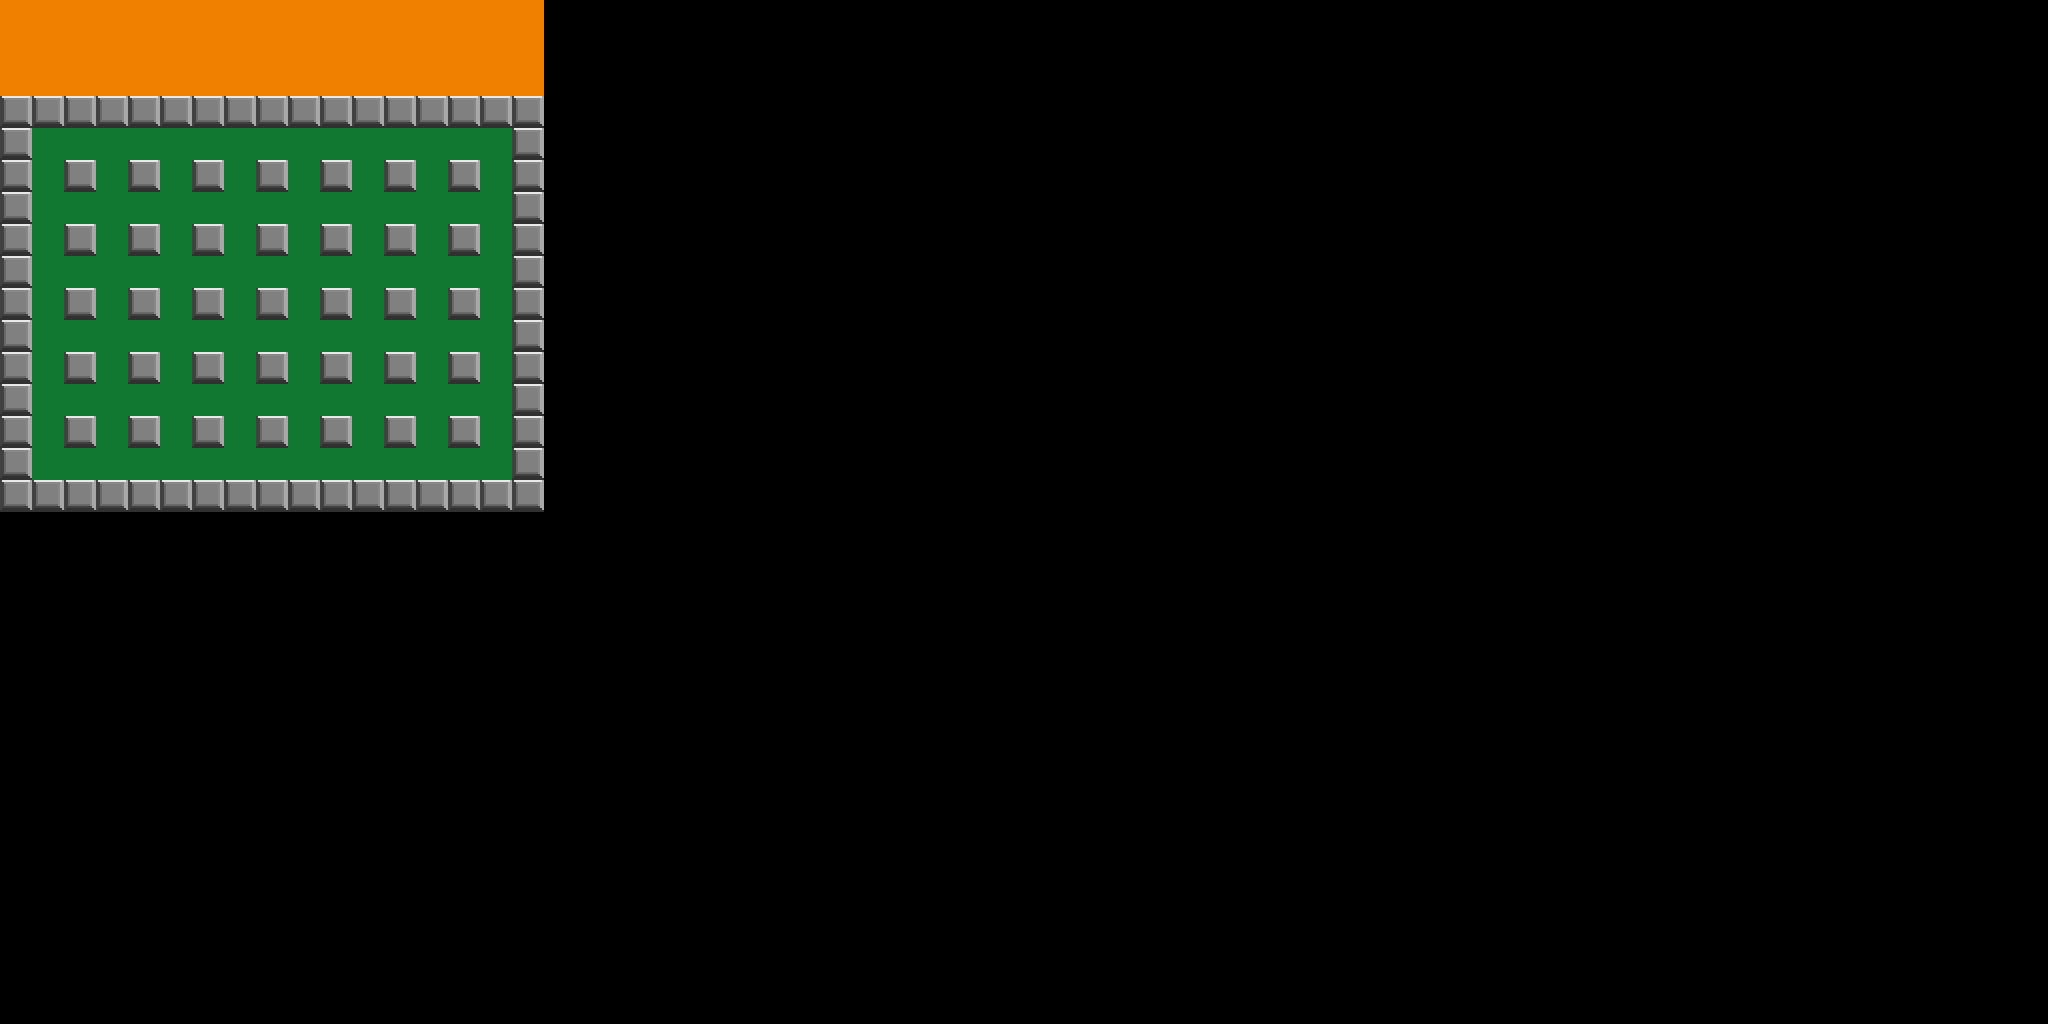

Tiled map render using the project's own tile images. Description and the map definition, with tile-layer contents summarised, below:
An orthogonal 64x32 tile map with 32x32 px tiles, 2 tile layers (layer1, collision), 2 tilesets.

<map version="1.0" orientation="orthogonal" renderorder="right-down" width="64" height="32" tilewidth="32" tileheight="32" nextobjectid="1">
 <tileset firstgid="1" name="tileset_sheet" tilewidth="32" tileheight="32" tilecount="4" columns="4">
  <image source="../../../BombermanGame/bin/data/Sprites/Tiles/tileset_sheet.png" width="128" height="32" />
 </tileset>
 <tileset firstgid="5" name="orange" tilewidth="32" tileheight="32" tilecount="1" columns="1">
  <image source="../../../BombermanGame/bin/data/Sprites/Tiles/orange.png" width="32" height="32" />
 </tileset>
 <layer name="layer1" width="64" height="32">
  <data>[2048 cells, 215 non-empty, 2 distinct tile ids]</data>
 </layer>
 <layer name="collision" width="64" height="32">
  <data>[2048 cells, 91 non-empty, 1 distinct tile ids]</data>
 </layer>
</map>